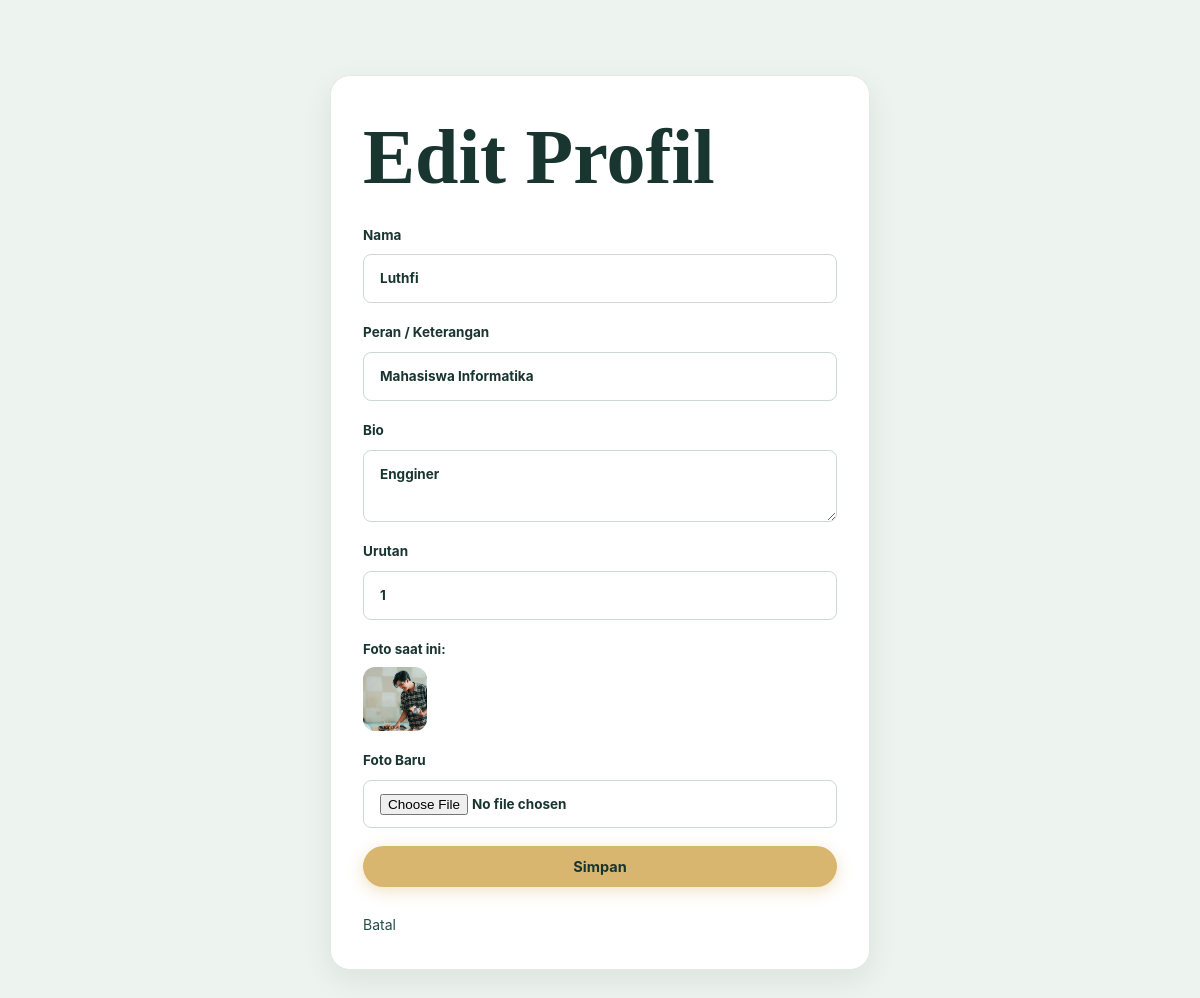
Page /admin/profile_form.php?id=1 (signed in) on the committed database.
### tables this page shows
CREATE TABLE IF NOT EXISTS profiles (
 id INT AUTO_INCREMENT PRIMARY KEY,
 name VARCHAR(120) NOT NULL,
 role VARCHAR(120),
 bio TEXT,
 photo VARCHAR(255),
 sort_order INT DEFAULT 0
);

### config/helpers.php (called while the page is built, shortened)
<?php
if (!function_exists('e')) {
    function e($value) {
        return htmlspecialchars((string)$value, ENT_QUOTES, 'UTF-8');
    }
}

### admin/profile_form.php (the view, shortened to what this page needs)
<?php
require_once "../config/database.php";
require_once "../config/helpers.php";
$id = (int)($_GET['id'] ?? 0);
$profile = ['name'=>'','role'=>'','bio'=>'','photo'=>'','sort_order'=>0];
if ($id) {
    $stmt = $pdo->prepare("SELECT * FROM profiles WHERE id=?");
    $stmt->execute([$id]);
    $profile = $stmt->fetch(PDO::FETCH_ASSOC) ?: $profile;
}
?>
<!DOCTYPE html>
<html lang="id">
<head>
<link rel="stylesheet" href="../assets/css/style.css?v=<?= time() ?>">
</head>
<body class="admin-body">
<form class="form-card" method="post" enctype="multipart/form-data">
  <h1><?= $id ? 'Edit' : 'Tambah' ?> Profil</h1>
  <label>Nama<input name="name" required value="<?= e($profile['name']) ?>"></label>
  <label>Peran / Keterangan<input name="role" value="<?= e($profile['role']) ?>"></label>
  <label>Bio<textarea name="bio"><?= e($profile['bio']) ?></textarea></label>
  <label>Urutan<input type="number" name="sort_order" value="<?= e($profile['sort_order']) ?>"></label>
  <?php if ($id && !empty($profile['photo'])):
      $thumb = file_exists(__DIR__ . '/../' . $profile['photo']) ? '../' . $profile['photo'] : '../assets/img/profile-placeholder.svg';
  ?>
    <div>
      <small style="display:block;margin-bottom:6px;font-weight:700;">Foto saat ini:</small>
      <img src="<?= e($thumb) ?>" style="width:64px;height:64px;border-radius:12px;object-fit:cover;">
    </div>
  <?php endif; ?>
  <label>Foto Baru<input type="file" name="photo" accept="image/*"></label>
  <button class="btn btn-primary" type="submit">Simpan</button>
  <a href="dashboard.php">Batal</a>
</form>
</body>
</html>

### assets/css/style.css (style rules this page uses)
:root { --primary: #18352f; --primary-light: #244e45; --primary-dark: #0f2420; --gold: #d9b66f; --gold-dark: #b18a43; --gold-light: #f6ebd2; --bg-page: #ffffff; --bg-soft: #f4f7f4; --bg-card: #ffffff; --border: #e1ebe4; --border-soft: #edf3ef; --text-main: #18352f; --text-muted: #64756f; --text-light: #889993; --radius-sm: 8px; --radius-md: 14px; --radius-lg: 20px; --radius-full: 9999px; --shadow-sm: 0 4px 15px rgba(24, 53, 47, 0.05); --shadow-md: 0 10px 30px rgba(24, 53, 47, 0.08); --shadow-lg: 0 16px 45px rgba(24, 53, 47, 0.12); --font-heading: 'Playfair Display', Georgia, serif; --font-sans: 'Inter', Arial, sans-serif; }
* { box-sizing: border-box; margin: 0; padding: 0; }
html { scroll-behavior: smooth; }
body { background-color: var(--bg-page); color: var(--text-main); font-family: var(--font-sans); line-height: 1.7; overflow-x: hidden; }
a { text-decoration: none; color: inherit; transition: all .2s ease; }
img { max-width: 100%; display: block; }
h1, h2, h3, h4 { color: var(--text-main); line-height: 1.25; font-weight: 700; }
h1 { font-family: var(--font-heading); font-size: clamp(40px, 6.5vw, 80px); }
.btn { display: inline-flex; align-items: center; justify-content: center; gap: 8px; padding: 12px 24px; border-radius: var(--radius-full); font-family: inherit; font-weight: 700; font-size: 14.5px; cursor: pointer; border: 0; transition: all .25s ease; }
.btn-primary { background: var(--gold); color: var(--primary); box-shadow: 0 4px 16px rgba(217, 182, 111, 0.4); }
.feedback-form, .form-card, .login-card { display: grid; gap: 18px; background: #ffffff; padding: 32px; border-radius: var(--radius-lg); border: 1px solid var(--border); box-shadow: var(--shadow-md); }
.feedback-form label, .form-card label, .login-card label { display: grid; gap: 8px; font-weight: 700; font-size: 13.5px; color: var(--text-main); }
input, select, textarea { width: 100%; padding: 12px 16px; border: 1px solid #ccd9d0; border-radius: var(--radius-sm); font: inherit; background: #ffffff; color: var(--text-main); transition: border-color .25s, box-shadow .25s; }
textarea { resize: vertical; }
.admin-body { background: #edf3ee; min-height: 100vh; padding: 35px 0; }
.form-card, .login-card { max-width: 540px; margin: 40px auto; }
.login-card a, .form-card a { color: var(--primary-light); font-size: 14px; margin-top: 8px; display: inline-block; }

### rows in the picture
profiles: name "Luthfi", role "Mahasiswa Informatika", bio "Engginer", sort_order "1", photo (picture)
